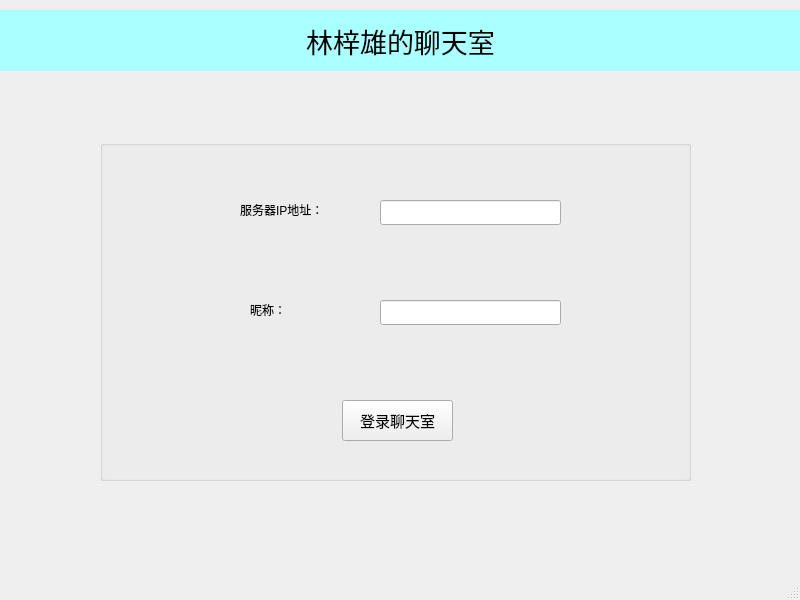
<?xml version="1.0" encoding="UTF-8"?>
<ui version="4.0">
 <class>MainWindow</class>
 <widget class="QMainWindow" name="MainWindow">
  <property name="geometry">
   <rect>
    <x>0</x>
    <y>0</y>
    <width>800</width>
    <height>600</height>
   </rect>
  </property>
  <property name="windowTitle">
   <string>MainWindow</string>
  </property>
  <property name="styleSheet">
   <string notr="true"/>
  </property>
  <widget class="QWidget" name="centralwidget">
   <widget class="QLabel" name="label">
    <property name="geometry">
     <rect>
      <x>0</x>
      <y>10</y>
      <width>801</width>
      <height>61</height>
     </rect>
    </property>
    <property name="font">
     <font>
      <pointsize>20</pointsize>
     </font>
    </property>
    <property name="autoFillBackground">
     <bool>false</bool>
    </property>
    <property name="styleSheet">
     <string notr="true">background-color: rgb(170, 255, 255);</string>
    </property>
    <property name="text">
     <string>林梓雄的聊天室</string>
    </property>
    <property name="alignment">
     <set>Qt::AlignCenter</set>
    </property>
   </widget>
   <widget class="QGroupBox" name="groupBox">
    <property name="geometry">
     <rect>
      <x>100</x>
      <y>140</y>
      <width>591</width>
      <height>341</height>
     </rect>
    </property>
    <property name="title">
     <string/>
    </property>
    <widget class="QLabel" name="label_2">
     <property name="geometry">
      <rect>
       <x>140</x>
       <y>60</y>
       <width>121</width>
       <height>20</height>
      </rect>
     </property>
     <property name="text">
      <string>服务器IP地址：</string>
     </property>
    </widget>
    <widget class="QLineEdit" name="lineEdit">
     <property name="geometry">
      <rect>
       <x>280</x>
       <y>60</y>
       <width>181</width>
       <height>25</height>
      </rect>
     </property>
    </widget>
    <widget class="QLabel" name="label_3">
     <property name="geometry">
      <rect>
       <x>150</x>
       <y>160</y>
       <width>69</width>
       <height>19</height>
      </rect>
     </property>
     <property name="text">
      <string>昵称：</string>
     </property>
    </widget>
    <widget class="QLineEdit" name="lineEdit_2">
     <property name="geometry">
      <rect>
       <x>280</x>
       <y>160</y>
       <width>181</width>
       <height>25</height>
      </rect>
     </property>
    </widget>
    <widget class="QPushButton" name="pushButton">
     <property name="geometry">
      <rect>
       <x>242</x>
       <y>260</y>
       <width>111</width>
       <height>41</height>
      </rect>
     </property>
     <property name="font">
      <font>
       <pointsize>11</pointsize>
      </font>
     </property>
     <property name="text">
      <string>登录聊天室</string>
     </property>
    </widget>
   </widget>
  </widget>
  <widget class="QMenuBar" name="menubar">
   <property name="geometry">
    <rect>
     <x>0</x>
     <y>0</y>
     <width>800</width>
     <height>25</height>
    </rect>
   </property>
  </widget>
  <widget class="QStatusBar" name="statusbar"/>
 </widget>
 <resources/>
 <connections/>
</ui>
